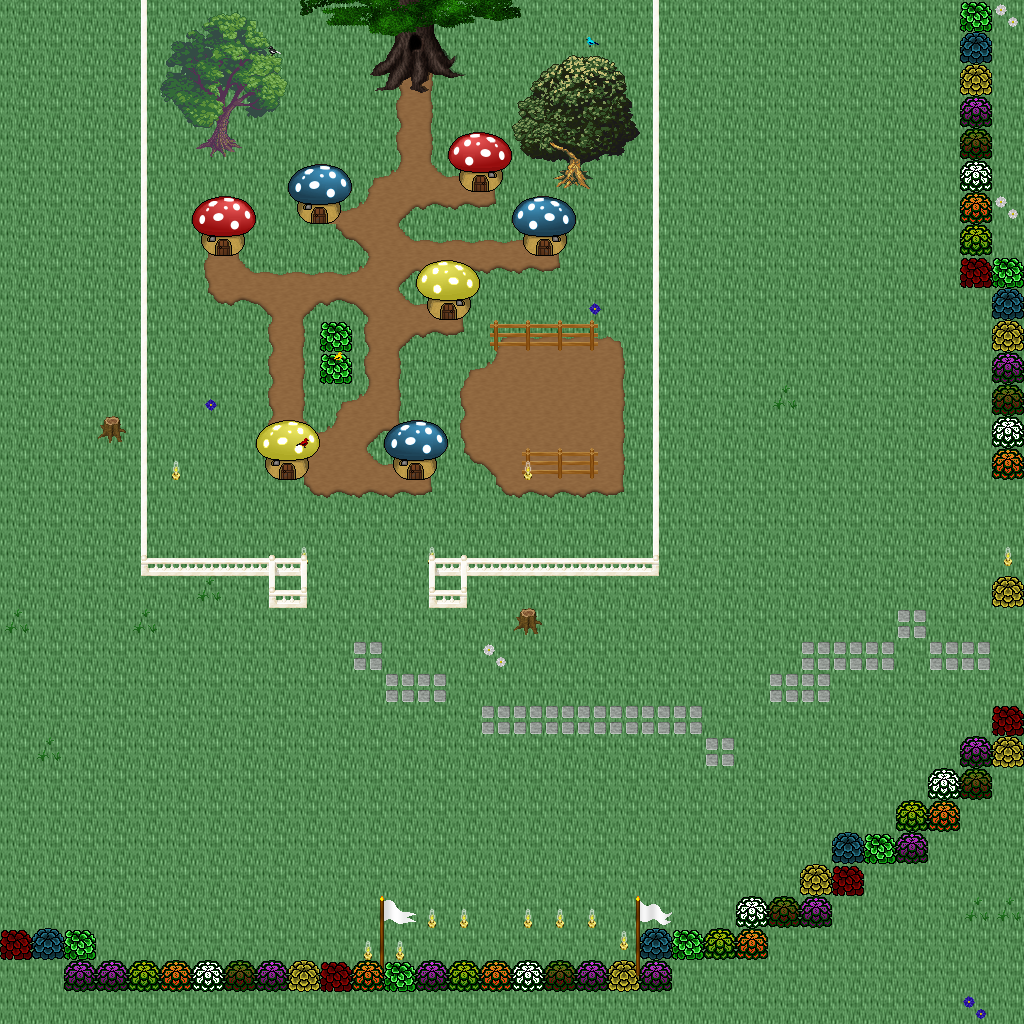

A level layout from a 2D game, rendered from its tile map. Below: a short description, then the map file with tile-grid data replaced by summaries:
An orthogonal 32x32 tile map with 32x32 px tiles, 5 tile layers (Ground, Objects, Objects2, Above, ...), 1 hidden layer not drawn, 44 tilesets.

<map version="1.10" tiledversion="1.11.0" orientation="orthogonal" renderorder="right-down" width="32" height="32" tilewidth="32" tileheight="32" infinite="0" nextlayerid="11" nextobjectid="1">
 <tileset firstgid="1" name="logic_item_mushroom" tilewidth="32" tileheight="32" tilecount="6" columns="6">
  <image source="../drawable/logic_item_mushroom.png" width="192" height="32" />
 </tileset>
 <tileset firstgid="7" name="plant_tree_chestnut_tree" tilewidth="32" tileheight="32" tilecount="20" columns="4">
  <image source="../drawable/plant_tree_chestnut_tree.png" width="128" height="160" />
 </tileset>
 <tileset firstgid="27" name="plant_tree_oak_tree" tilewidth="32" tileheight="32" tilecount="20" columns="4">
  <image source="../drawable/plant_tree_oak_tree.png" width="128" height="160" />
 </tileset>
 <tileset firstgid="47" name="building_fence_stone_fence_white" tilewidth="32" tileheight="32" tilecount="9" columns="3">
  <image source="../drawable/building_fence_stone_fence_white.png" width="96" height="96" />
 </tileset>
 <tileset firstgid="56" name="building_gnome_homes" tilewidth="32" tileheight="32" tilecount="48" columns="6">
  <image source="../drawable/building_gnome_homes.png" width="192" height="256" />
 </tileset>
 <tileset firstgid="104" name="logic_creature_gnome" tilewidth="32" tileheight="32" tilecount="6" columns="6">
  <image source="../drawable/logic_creature_gnome.png" width="192" height="32" />
 </tileset>
 <tileset firstgid="110" name="logic_item_vegetable" tilewidth="32" tileheight="32" tilecount="16" columns="8">
  <image source="../drawable/logic_item_vegetable.png" width="256" height="64" />
 </tileset>
 <tileset firstgid="126" name="plant_stump_small_stump" tilewidth="32" tileheight="32" tilecount="4" columns="2">
  <image source="../drawable/plant_stump_small_stump.png" width="64" height="64" />
 </tileset>
 <tileset firstgid="130" name="object_birds" tilewidth="32" tileheight="32" tilecount="4" columns="2">
  <image source="../drawable/object_birds.png" width="64" height="64" />
 </tileset>
 <tileset firstgid="134" name="ground_earth_edges" tilewidth="32" tileheight="32" tilecount="18" columns="6">
  <image source="../drawable/ground_earth_edges.png" width="192" height="96" />
 </tileset>
 <tileset firstgid="152" name="ground_grass_corners" tilewidth="32" tileheight="32" tilecount="24" columns="6">
  <image source="../drawable/ground_grass_corners.png" width="192" height="128" />
 </tileset>
 <tileset firstgid="176" name="building_fence_fence_chunky" tilewidth="32" tileheight="32" tilecount="21" columns="3">
  <image source="../drawable/building_fence_fence_chunky.png" width="96" height="224" />
 </tileset>
 <tileset firstgid="197" name="plant_bush_hosta" tilewidth="32" tileheight="32" tilecount="9" columns="3">
  <image source="../drawable/plant_bush_hosta.png" width="96" height="96" />
 </tileset>
 <tileset firstgid="206" name="plant_tree_maple_tree" tilewidth="32" tileheight="32" tilecount="72" columns="8">
  <image source="../drawable/plant_tree_maple_tree.png" width="256" height="288" />
 </tileset>
 <tileset firstgid="278" name="ground_ground" tilewidth="32" tileheight="32" tilecount="33" columns="3">
  <image source="../drawable/ground_ground.png" width="96" height="352" />
 </tileset>
 <tileset firstgid="311" name="ground_ground_2" tilewidth="32" tileheight="32" tilecount="4" columns="4">
  <image source="../drawable/ground_ground_2.png" width="128" height="32" />
 </tileset>
 <tileset firstgid="315" name="ground_ridge_earth_dark" tilewidth="32" tileheight="32" tilecount="96" columns="12">
  <image source="../drawable/ground_ridge_earth_dark.png" width="384" height="256" />
 </tileset>
 <tileset firstgid="411" name="plant_grasses" tilewidth="32" tileheight="32" tilecount="6" columns="3">
  <image source="../drawable/plant_grasses.png" width="96" height="64" />
 </tileset>
 <tileset firstgid="417" name="ground_grass_edges" tilewidth="32" tileheight="32" tilecount="36" columns="12">
  <image source="../drawable/ground_grass_edges.png" width="384" height="96" />
 </tileset>
 <tileset firstgid="453" name="ground_green_paving" tilewidth="32" tileheight="32" tilecount="18" columns="3">
  <image source="../drawable/ground_green_paving.png" width="96" height="192" />
 </tileset>
 <tileset firstgid="471" name="ground_rock_pebbles" tilewidth="32" tileheight="32" tilecount="3" columns="1">
  <image source="../drawable/ground_rock_pebbles.png" width="32" height="96" />
 </tileset>
 <tileset firstgid="474" name="plant_flower_daisy_white" tilewidth="32" tileheight="32" tilecount="8" columns="2">
  <image source="../drawable/plant_flower_daisy_white.png" width="64" height="128" />
 </tileset>
 <tileset firstgid="482" name="plant_flower_daisy_blue" tilewidth="32" tileheight="32" tilecount="8" columns="2">
  <image source="../drawable/plant_flower_daisy_blue.png" width="64" height="128" />
 </tileset>
 <tileset firstgid="490" name="ground_ladder_vertical_dark" tilewidth="32" tileheight="32" tilecount="3" columns="3">
  <image source="../drawable/ground_ladder_vertical_dark.png" width="96" height="32" />
 </tileset>
 <tileset firstgid="493" name="plant_tree_tree_darkgreen" tilewidth="32" tileheight="32" tilecount="88" columns="8">
  <image source="../drawable/plant_tree_tree_darkgreen.png" width="256" height="352" />
 </tileset>
 <tileset firstgid="581" name="ground_rock_rock_cluster" tilewidth="32" tileheight="32" tilecount="6" columns="3">
  <image source="../drawable/ground_rock_rock_cluster.png" width="96" height="64" />
 </tileset>
 <tileset firstgid="587" name="ground_grass_corners" tilewidth="32" tileheight="32" tilecount="24" columns="6">
  <image source="../drawable/ground_grass_corners.png" width="192" height="128" />
 </tileset>
 <tileset firstgid="611" name="plant_bush_bushes" tilewidth="32" tileheight="32" tilecount="10" columns="5">
  <image source="../drawable/plant_bush_bushes.png" width="160" height="64" />
 </tileset>
 <tileset firstgid="621" name="plant_vine" tilewidth="32" tileheight="32" tilecount="3" columns="1">
  <image source="../drawable/plant_vine.png" width="32" height="96" />
 </tileset>
 <tileset firstgid="624" name="ground_ladder_horizontal_dark" tilewidth="32" tileheight="32" tilecount="3" columns="1">
  <image source="../drawable/ground_ladder_horizontal_dark.png" width="32" height="96" />
 </tileset>
 <tileset firstgid="627" name="logic_collision" tilewidth="32" tileheight="32" tilecount="1" columns="1">
  <image source="../drawable/logic_collision.png" width="32" height="32" />
 </tileset>
 <tileset firstgid="628" name="plant_tree_fir_trees" tilewidth="32" tileheight="32" tilecount="24" columns="6">
  <image source="../drawable/plant_tree_fir_trees.png" width="192" height="128" />
 </tileset>
 <tileset firstgid="652" name="plant_mosses" tilewidth="32" tileheight="32" tilecount="16" columns="4">
  <image source="../drawable/plant_mosses.png" width="128" height="128" />
 </tileset>
 <tileset firstgid="668" name="plant_mushroom3" tilewidth="32" tileheight="32" tilecount="2" columns="2">
  <image source="../drawable/plant_mushroom3.png" width="64" height="32" />
 </tileset>
 <tileset firstgid="670" name="building_wizards_tower" tilewidth="32" tileheight="32" tilecount="252" columns="9">
  <image source="../drawable/building_wizards_tower.png" width="288" height="896" />
 </tileset>
 <tileset firstgid="922" name="plant_tree_evergreen" tilewidth="32" tileheight="32" tilecount="36" columns="3">
  <image source="../drawable/plant_tree_evergreen.png" width="96" height="384" />
 </tileset>
 <tileset firstgid="958" name="logic_portal" tilewidth="32" tileheight="32" tilecount="24" columns="8">
  <image source="../drawable/logic_portal.png" width="256" height="96" />
 </tileset>
 <tileset firstgid="982" name="logic_protection" tilewidth="32" tileheight="32" tilecount="2" columns="2">
  <image source="../drawable/logic_protection.png" width="64" height="32" />
 </tileset>
 <tileset firstgid="984" name="logic_item_herb" tilewidth="32" tileheight="32" tilecount="5" columns="5">
  <image source="../drawable/logic_item_herb.png" width="160" height="32" />
 </tileset>
 <tileset firstgid="989" name="plant_bush_large_green" tilewidth="32" tileheight="32" tilecount="9" columns="3">
  <image source="../drawable/plant_bush_large_green.png" width="96" height="96" />
 </tileset>
 <tileset firstgid="998" name="light_dim_light_5x5" tilewidth="32" tileheight="32" tilecount="25" columns="5">
  <image source="../drawable/light_dim_light_5x5.png" width="160" height="160" />
 </tileset>
 <tileset firstgid="1023" name="furniture_light_small_oil_lamp" tilewidth="32" tileheight="32" tilecount="8" columns="2">
  <image source="../drawable/furniture_light_small_oil_lamp.png" width="64" height="128" />
 </tileset>
 <tileset firstgid="1031" name="item_banners_flag" tilewidth="32" tileheight="32" tilecount="12" columns="3">
  <image source="../drawable/item_banners_flag.png" width="96" height="128" />
 </tileset>
 <tileset firstgid="1043" name="item_flagpole" tilewidth="32" tileheight="32" tilecount="3" columns="1">
  <image source="../drawable/item_flagpole.png" width="32" height="96" />
 </tileset>
 <layer id="1" name="Ground" width="32" height="32">
  <data>[1024 cells, 1024 non-empty, 2 distinct tile ids]</data>
 </layer>
 <layer id="2" name="Objects" width="32" height="32">
  <data>[1024 cells, 206 non-empty, 31 distinct tile ids]</data>
 </layer>
 <layer id="3" name="Objects2" width="32" height="32">
  <data>[1024 cells, 105 non-empty, 44 distinct tile ids]</data>
 </layer>
 <layer id="4" name="Above" width="32" height="32">
  <data>[1024 cells, 56 non-empty, 54 distinct tile ids]</data>
 </layer>
 <layer id="5" name="Above2" width="32" height="32">
  <data>[1024 cells, 4 non-empty, 4 distinct tile ids]</data>
 </layer>
 <layer id="6" name="Walkable" width="32" height="32" visible="0">
  <data>[1024 cells, 153 non-empty, 1 distinct tile ids]</data>
 </layer>
 <objectgroup id="7" name="Mapevents" />
 <objectgroup id="8" name="Spawn" />
 <objectgroup id="9" name="Keys" />
 <objectgroup id="10" name="Replace" />
</map>
